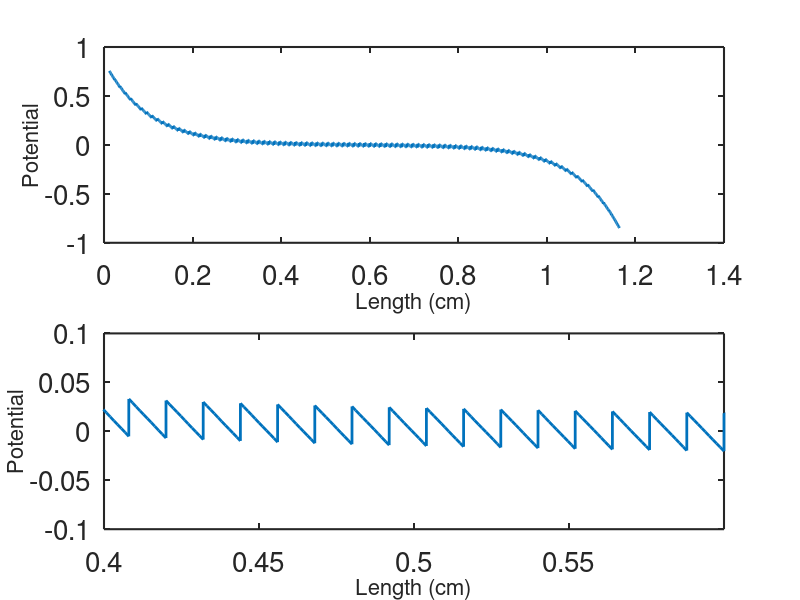
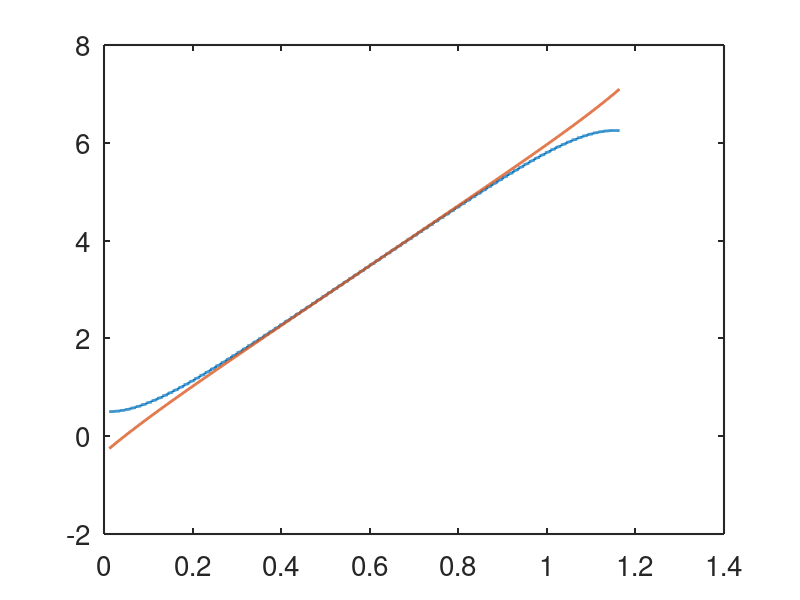

MATLAB code for these plots, in order:


%  -------------------------------------------------------------------
%
%  This code is to plot the response to a stimulus in a bidomain cable.
%  It uses the same parameters as used in the space constant calculation.
%
%   For Chapter 12, Sections 12.4.1 of
%   Keener and Sneyd, Mathematical Physiology, 3rd Edition, Springer.
%
%   Written by James Keener and James Sneyd.
%
%  -------------------------------------------------------------------


clear all
close all
clc
set(0,                           ...
   'defaultaxesfontsize', 20,   ...
   'defaultaxeslinewidth', 1.5, ...
   'defaultlinelinewidth', 2.0)

L = 0.012;
qi = 5.47e-3;
qe = 0.5 *qi;
Q = qi+qe;
sQ = sqrt(Q);  % = lam *L
lam = sQ/L;
lam_g = 0.09;  %the space constant
lam_g = 0.1;

mu = exp(L/lam_g);
Rm = 7000;
Rc = 150;
Ai = 4e-6;
p = 2*sqrt(pi*Ai);
rc = qi*Rm/(p*L^2);
re = qe*Rm/(p*L^2);
J = 1;
I = lam*J/re;

S = sinh(sQ);
C = cosh(sQ);

%calculate Kg
Kg = ((mu^2+1)/mu -2*C)/S;

% pick number of cells
N = 95;

%find c1 and c2
y1 = [S+Kg*C;mu-C];
x1 = [S;mu-C];
y2 = [S+Kg*C;1/mu-C];
x2 = [S;1/mu-C];
Rhs = [1-C;Kg*(1-C)-S];
nm1 = y1'*x1;
nm2 = y2'*x2;
c1 = y1'*Rhs/nm1;
c2 = y2'*Rhs/nm2;


a0 = J*(mu^(-N)-1)*(c1+c2*mu^(1-N))/((mu-1)*(mu^(-2*N)-1));
j = [0:N];
a1 = -a0*mu.^j+J*c1*(mu.^j-1)/(mu-1);
a2 = a0*mu.^(-j)+J*c2*(mu.^(-j)-1)/(1/mu-1);
cfs = x1*a1+x2*a2;
b = cfs(2,:);
a = cfs(1,:)-J;
nx = 10;
x = [0:1/nx:1]*L;
n = (nx+1)*(N+1);

gamma(1) = 0;
for j = 1:N
    gamma(j+1) = gamma(j) + (sQ*rc*J +re*Kg*(J*(1-C)+C*cfs(1,j)+S*b(j)))/(re+rc);
end


phi = sinh(lam*x)'*a+cosh(lam*x)'*b;
phi_i = rc*phi/(re+rc) + (rc*J*lam*x'*ones(1,N+1))/(re+rc) + ones(nx+1,1)*gamma;
phi_e = -re*phi/(re+rc) + (rc*J*lam*x'*ones(1,N+1))/(re+rc) + ones(nx+1,1)*gamma;
dphi = lam*cosh(lam*x)'*a+lam*sinh(lam*x)'*b;
dphi_i = rc*dphi/(re+rc) + (rc*J*lam)/(re+rc);
dphi_e = -re*dphi/(re+rc) + (rc*J*lam)/(re+rc);

n = (nx+1)*(N+1);
phi = reshape(phi,1,n);
phi_i = reshape(phi_i,1,n);
phi_e = reshape(phi_e,1,n);
dphi = reshape(dphi,1,n);
dphi_i = reshape(dphi_i,1,n);
dphi_e = reshape(dphi_e,1,n);
current = dphi_i/rc+dphi_e/re;

y = [];
for j = 1:N+1
    y = [y,j*L+x];
end
figure(1)
subplot(2,1,1)
plot(y,phi,'linewidth',2) %y,phi_i,y,phi_e,
xlabel('Length (cm)','fontsize',16)
ylabel('Potential','fontsize',16)
subplot(2,1,2)
plot(y,phi,'linewidth',2) %y,phi_i,y,phi_e,
axis([.4 .6 -.1 .1])
xlabel('Length (cm)','fontsize',16)
ylabel('Potential','fontsize',16)

%test=[y' phi'];
%save('test.dat','-ascii','test');

figure(2)
plot(y,phi_i,y,phi_e)
